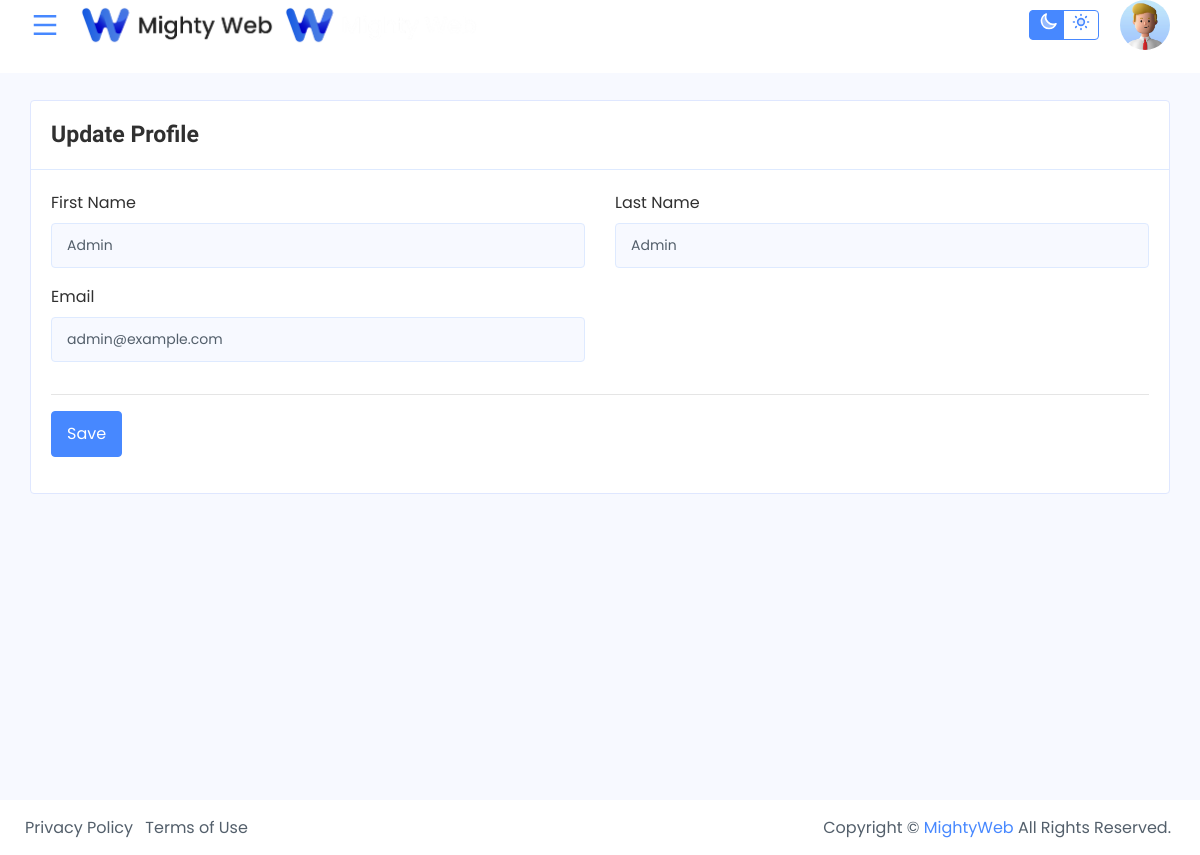
The page /view/index.php?page=profile_edit (signed in) on the database its author committed.
### tables this page shows
CREATE TABLE `users` (
  `id` int unsigned NOT NULL AUTO_INCREMENT,
  `email` varchar(255) DEFAULT NULL,
  `password` varchar(255) DEFAULT NULL,
  `first_name` varchar(255) DEFAULT NULL,
  `last_name` varchar(255) DEFAULT NULL,
  PRIMARY KEY (`id`)
);

### view/profile/edit.php (the view, shortened to what this page needs)
<?php
require_once("../configuration/connection.php");
$query = "SELECT * FROM `users` WHERE `email` = '". $_SESSION['user']."' ";
    $result = mysqli_query($mysqli,$query) or die(mysqli_error($mysqli));
    if(mysqli_num_rows($result) > 0){
        $row = mysqli_fetch_array($result);
    }else {
        $row = null;
    }
?>
<div class="container-fluid">
    <div class="row">
        <div class="col-xl-12 col-lg-12">
            <div class="card">
                <div class="card-header d-flex justify-content-between">
                    <div class="header-title">
                        <h4 class="card-title">Update Profile</h4>
                    </div>
                </div>
                <div class="card-body">
                    <div class="new-user-info">
                        <form method="post" action="./profile/update.php">
                            <div class="row">
                                <div class="form-group col-md-6">
                                    <label for="first_name" class="form-label">First Name</label>
                                    <input type="textbox" class="form-control" id="first_name" name="first_name" value ="<?= $row['first_name'] ?>" placeholder="First Name" onkeyup="this.value=this.value.replace(/[^a-zA-Z-_]/g,'')" required>
                                </div>
                                <div class="form-group col-md-6">
                                    <label for="last_name" class="form-label">Last Name</label>
                                    <input type="textbox" class="form-control" id="last_name" name="last_name" value ="<?= $row['last_name'] ?>" placeholder="Last Name" onkeyup="this.value=this.value.replace(/[^a-zA-Z-_]/g,'')" required>
                                </div>
                                <div class="form-group col-md-6">
                                    <label for="email" class="form-label">Email</label>
                                    <input type="email" class="form-control" id="email" name="email" value ="<?= $row['email'] ?>" placeholder="Email" required>
                                </div>
                            </div>
                            <hr>
                            <input type="submit" class="btn btn-primary" value="Save">
                        </form>
                    </div>
                </div>
            </div>
        </div>
    </div>
</div>

### rows shown on the page
users: first_name "Admin", last_name "Admin", email "admin@example.com"
